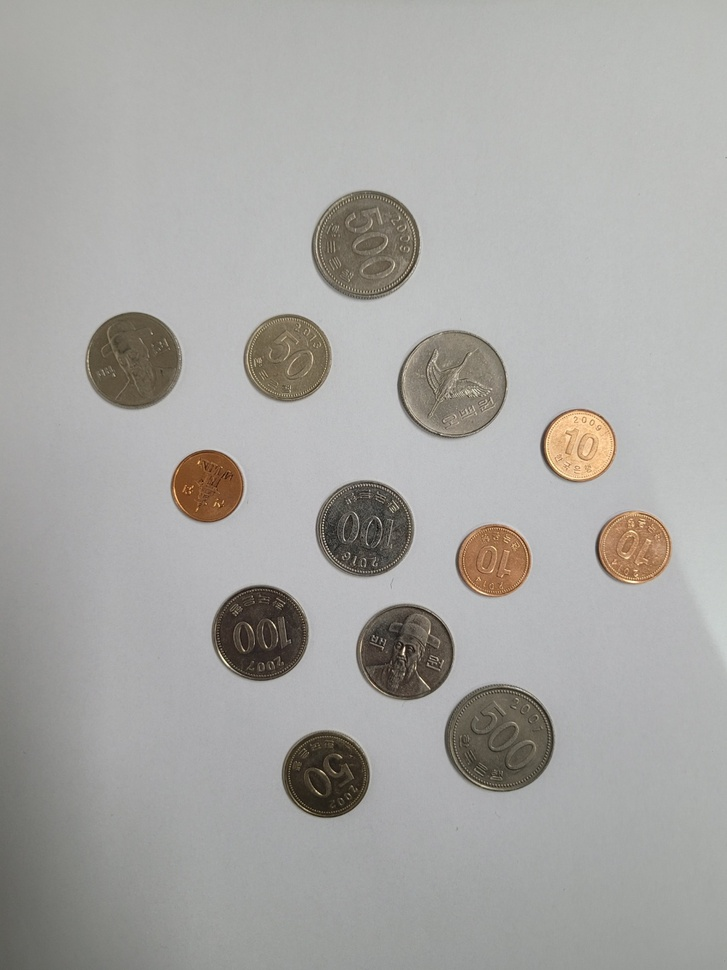
#> input picture HW/img/coins_3.jpg, 727 x 970 px, shrunk from 1058 x 1411 before the run
$ python HW_06.py
#> lines starting #> are read from the running program, lines starting #| are printed output that depends on the picture; after the words box and inside, x2 and y2 are one past the last pixel; in counts of white or black regions, pixels touching at a corner belong together
import cv2
import numpy as np

def detect_coins(image_path):
    # 이미지 불러오기
#> called with image_path = './img/coins_3.jpg'
    image = cv2.imread(image_path, cv2.IMREAD_COLOR)
#> image is the input picture: shape (970, 727, 3); mean B, G, R 163.1, 166.1, 167.1

    # 그레이스케일 변환
    gray = cv2.cvtColor(image, cv2.COLOR_BGR2GRAY)
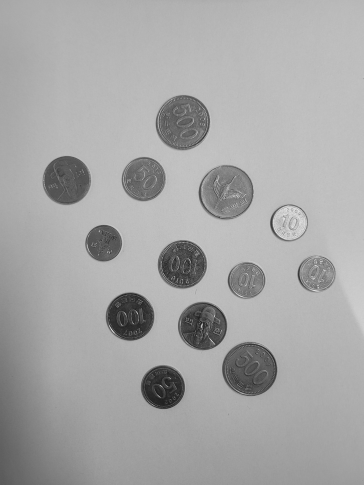
#> gray: shape (970, 727) (shown at 1/2 size); min 6, max 252, mean 166

    # 블러 처리
    blurred = cv2.GaussianBlur(gray, (15, 15), 0)

    # 원 검출을 위한 허프 원 변환 적용
    circles = cv2.HoughCircles(
        blurred,
        cv2.HOUGH_GRADIENT,
        dp=1,
        minDist=50,
        param1=50,
        param2=30,
        minRadius=30,
        maxRadius=100
    )
#> circles = 13 rows, first 8: [364.5, 528.5, 48.5], [451.5, 384.5, 55.2], [259.5, 632.5, 47.7], [365.5, 244.5, 54.8], [325.5, 774.5, 43], [405.5, 652.5, 48.5], [206.5, 485.5, 36.6], [286.5, 358.5, 43.5]

    if circles is not None:
        # 감지된 동전 그리기 및 금액 계산
        circles = np.uint16(np.around(circles))
#> circles = 13 rows, first 8: [364, 528, 48], [452, 384, 55], [260, 632, 48], [366, 244, 55], [326, 774, 43], [406, 652, 48], [206, 486, 37], [286, 358, 44]
        total_amount = 0

        # Reference object size (e.g., a coin with a known size)
        reference_object_radius = 100  # Adjust this value based on your reference object

        for i in circles[0, :]:
            # 동전의 반지름
            radius = i[2]

            # 동전의 크기 비율 계산
            size_ratio = radius / reference_object_radius

            # 동전의 금액 할당 (가상의 크기에 따라 조절)
            if size_ratio < 0.75:  # 10원
                coin_value = 10
                print(coin_value, radius)
            elif size_ratio < 0.85:  # 50원
                coin_value = 50
                print(coin_value, radius)
            elif size_ratio < 0.95:  # 100원
                coin_value = 100
                print(coin_value, radius)
            else:  # 500원
                coin_value = 500
                print(coin_value, radius)

            # 총 금액 계산
            total_amount += coin_value

            # 동전 그리기
            cv2.circle(image, (i[0], i[1]), i[2], (0, 255, 0), 2)
#> this loop made 13 passes
#> (i, radius, size_ratio, total_amount) on passes 1 to 8: ([364, 528, 48], 48, 0.48, 10), ([452, 384, 55], 55, 0.55, 20), ([260, 632, 48], 48, 0.48, 30), ([366, 244, 55], 55, 0.55, 40), ([326, 774, 43], 43, 0.43, 50), ([406, 652, 48], 48, 0.48, 60), ([206, 486, 37], 37, 0.37, 70), ([286, 358, 44], 44, 0.44, 80)
#> (printed output is left out)
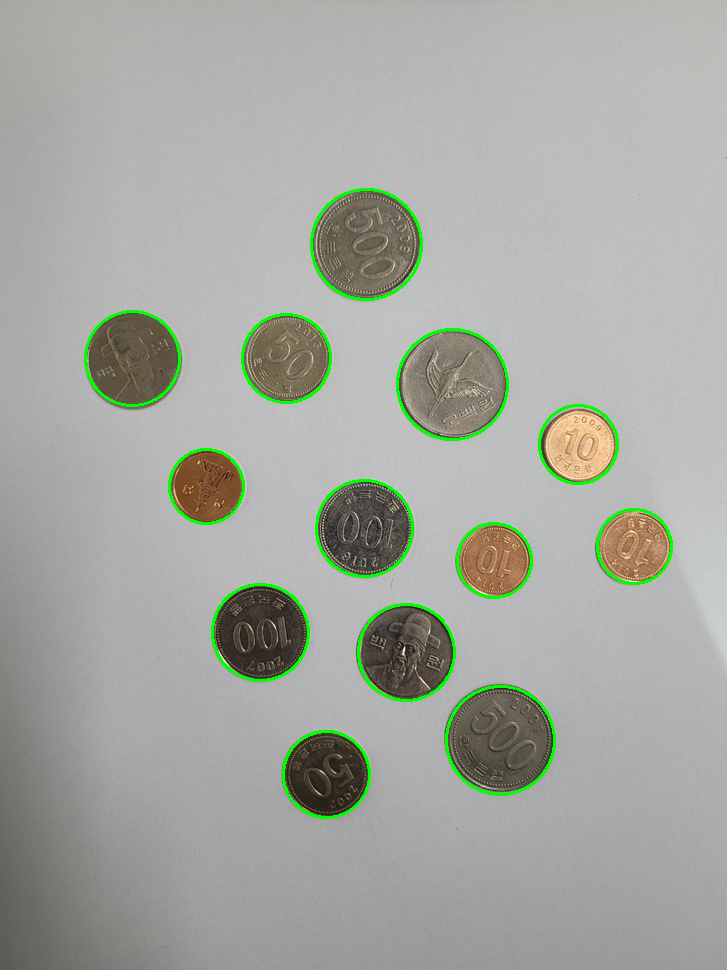
#> image: shape (970, 727, 3); 1.59% of pixels changed, all inside (x1, y1, x2, y2) = (84, 188, 673, 819)
#> after the loop, total_amount = 130

        # 동전 개수와 총 금액 출력
        coin_count = len(circles[0])
#> coin_count = 13
        print(f"동전 개수: {coin_count}")
#| 동전 개수: 13
        print(f"총 금액: {total_amount} 원")
#| 총 금액: 130 원

        # 결과 이미지 출력
        cv2.namedWindow("Detected Coins", cv2.WINDOW_NORMAL)
        cv2.imshow("Detected Coins", image)
        cv2.waitKey(0)
        cv2.destroyAllWindows()
    else:
        print("동전을 찾을 수 없습니다.")

# 이미지 파일 경로 입력
image_path = "./img/coins_3.jpg"

# 동전 감지 및 총 금액 계산
detect_coins(image_path)

$ run again, with HW/img/coins_1.jpg copied over HW/img/coins_3.jpg
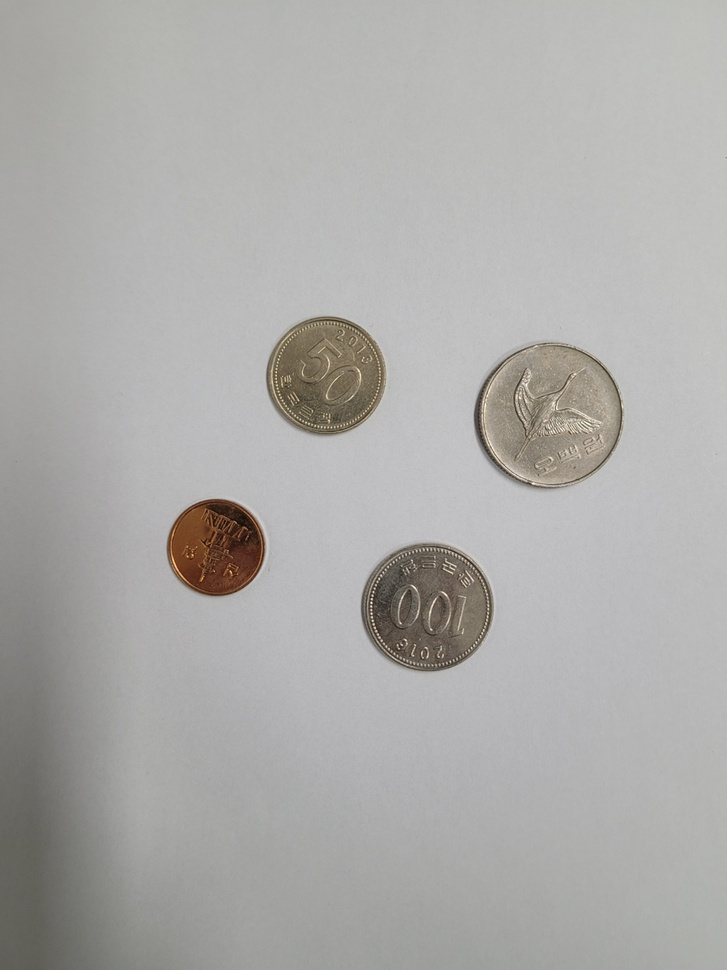
#> input picture HW/img/coins_1.jpg, 727 x 970 px, shrunk from 1058 x 1411 before the run
#> in detect_coins, image is the input picture: shape (970, 727, 3); mean B, G, R 169.8, 171.8, 172.8
#> in detect_coins, `blurred = cv2.GaussianBlur(gray, (15, 15), 0)`:
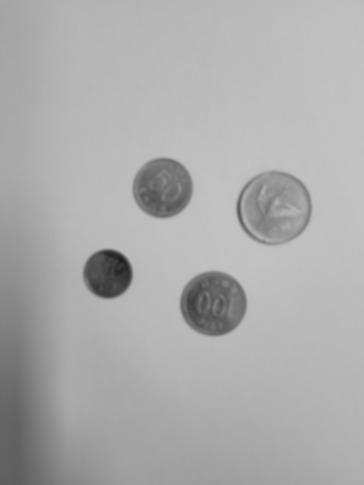
#> blurred: shape (970, 727) (shown at 1/2 size); min 28, max 195, mean 171.9
#> in detect_coins, `circles = cv2.HoughCircles( blurred, cv2.HOUGH_GRADIENT, dp=1, minDist..`: circles = [[215.5, 547.5, 49], [548.5, 414.5, 67.9], [425.5, 607.5, 65.1], [323.5, 376.5, 58.7]]
#> in detect_coins, `circles = np.uint16(np.around(circles))`: circles = [[216, 548, 49], [548, 414, 68], [426, 608, 65], [324, 376, 59]]
#> the loop in detect_coins, `for i in circles[0, :]:` made 4 passes
#> (i, radius, size_ratio, total_amount) on passes 1 to 4: ([216, 548, 49], 49, 0.49, 10), ([548, 414, 68], 68, 0.68, 20), ([426, 608, 65], 65, 0.65, 30), ([324, 376, 59], 59, 0.59, 40)
#> (printed output is left out)
#> after the loop in detect_coins, `for i in circles[0, :]:`:
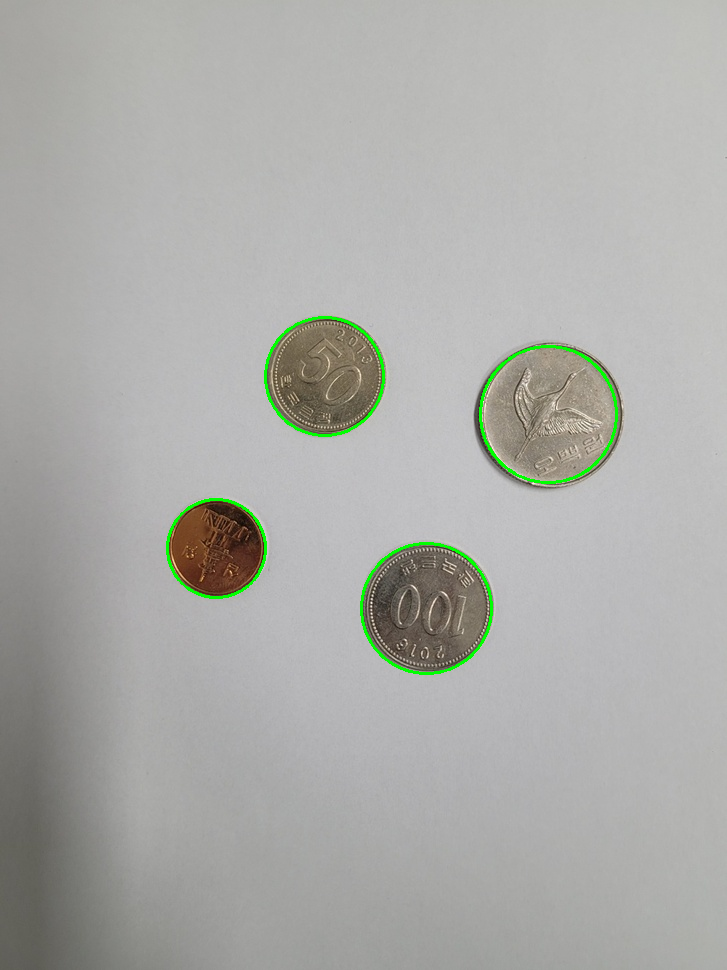
#> image: shape (970, 727, 3); 0.65% of pixels changed, all inside (x1, y1, x2, y2) = (166, 316, 618, 675)
#> after the loop in detect_coins, `for i in circles[0, :]:`: total_amount = 40
#> coin_count = 4
#| 동전 개수: 4
#| 총 금액: 40 원

$ run again, with HW/img/coins_2.jpg copied over HW/img/coins_3.jpg
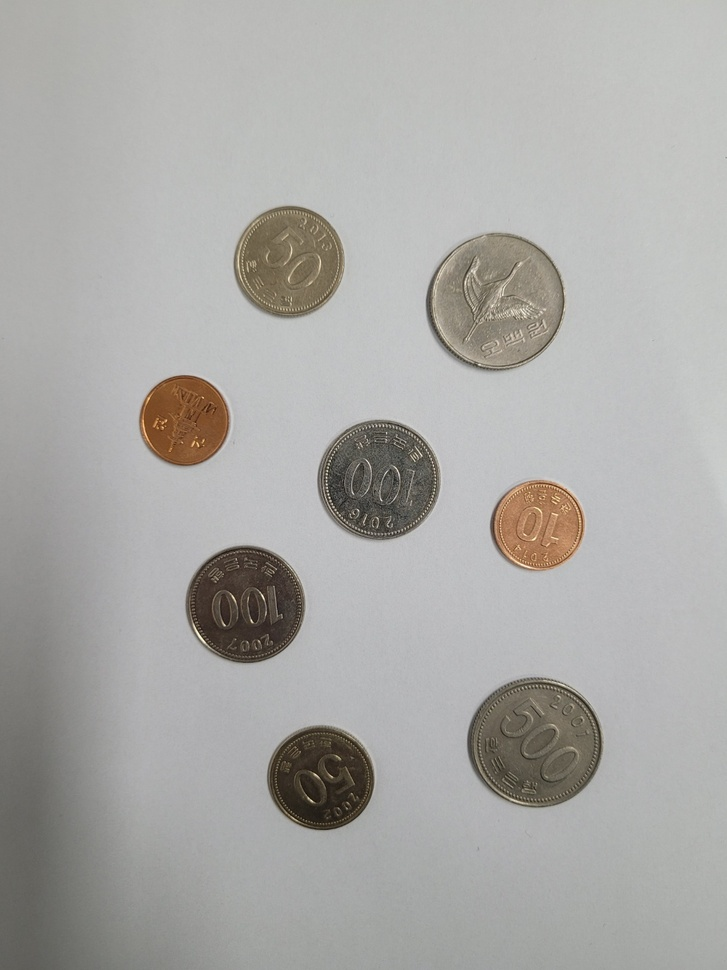
#> input picture HW/img/coins_2.jpg, 727 x 970 px, shrunk from 1058 x 1411 before the run
#> in detect_coins, image is the input picture: shape (970, 727, 3); mean B, G, R 166.7, 169.5, 170.4
#> in detect_coins, `gray = cv2.cvtColor(image, cv2.COLOR_BGR2GRAY)`:
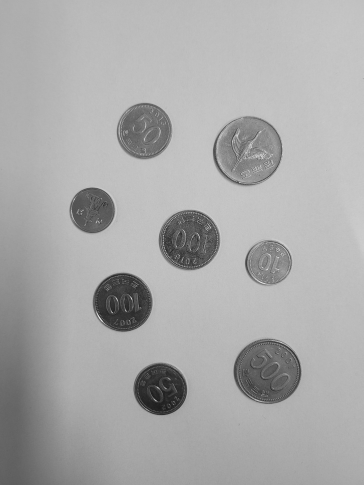
#> gray: shape (970, 727) (shown at 1/2 size); min 9, max 252, mean 169.4
#> in detect_coins, `circles = cv2.HoughCircles( blurred, cv2.HOUGH_GRADIENT, dp=1, minDist..`: circles = [[378.5, 479.5, 60.9], [320.5, 778.5, 52.3], [496.5, 301.5, 69.6], [534.5, 741.5, 67], [245.5, 604.5, 59.1], [287.5, 263.5, 54.5], [183.5, 421.5, 45.7], [539.5, 524.5, 44.8]]
#> in detect_coins, `circles = np.uint16(np.around(circles))`: circles = [[378, 480, 61], [320, 778, 52], [496, 302, 70], [534, 742, 67], [246, 604, 59], [288, 264, 54], [184, 422, 46], [540, 524, 45]]
#> the loop in detect_coins, `for i in circles[0, :]:` made 8 passes
#> (i, radius, size_ratio, total_amount) on passes 1 to 8: ([378, 480, 61], 61, 0.61, 10), ([320, 778, 52], 52, 0.52, 20), ([496, 302, 70], 70, 0.7, 30), ([534, 742, 67], 67, 0.67, 40), ([246, 604, 59], 59, 0.59, 50), ([288, 264, 54], 54, 0.54, 60), ([184, 422, 46], 46, 0.46, 70), ([540, 524, 45], 45, 0.45, 80)
#> (printed output is left out)
#> after the loop in detect_coins, `for i in circles[0, :]:`:
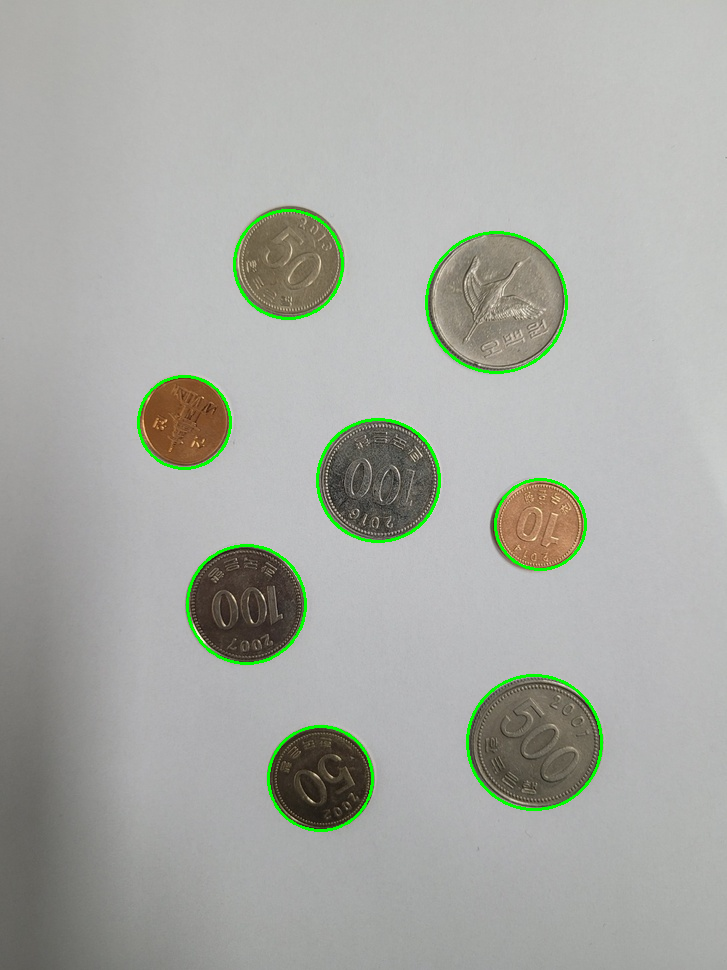
#> image: shape (970, 727, 3); 1.2% of pixels changed, all inside (x1, y1, x2, y2) = (137, 209, 603, 832)
#> after the loop in detect_coins, `for i in circles[0, :]:`: total_amount = 80
#> coin_count = 8
#| 동전 개수: 8
#| 총 금액: 80 원
